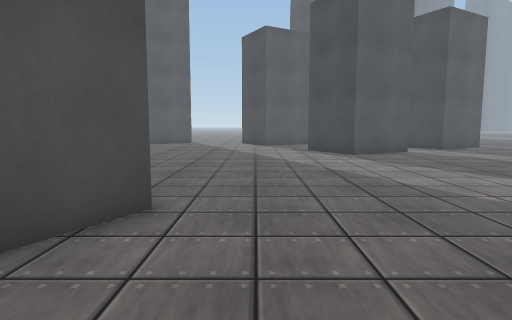
View 1 (above)

24 first-person views from a walk through a Unity game level. The camera is 1.2 m above the floor, tilts 6° down and sees 75° across. The floor is counted in squares, 1 m on a side. Each view is taken from the middle of a square. On the plan, view 1 faces up. The plan holds only what a view shows up to about 14 squares ahead; the rest is blank. The place goes on beyond the plan. Some animated figures are left out. Some surface patterns are stand-ins.

View 2
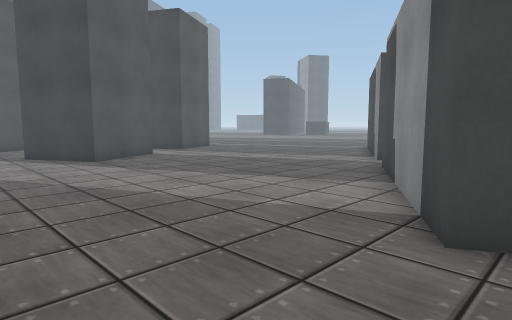

View 3
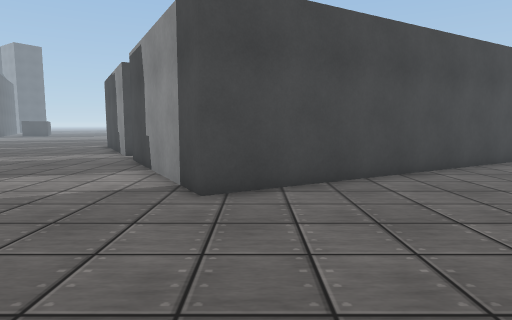

View 4
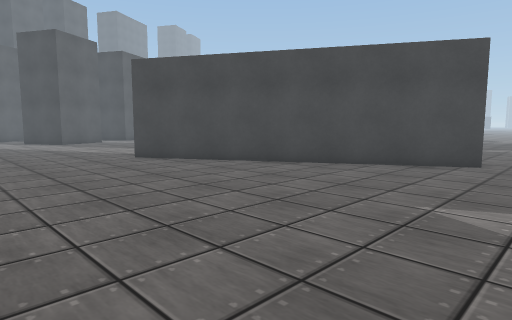

View 5
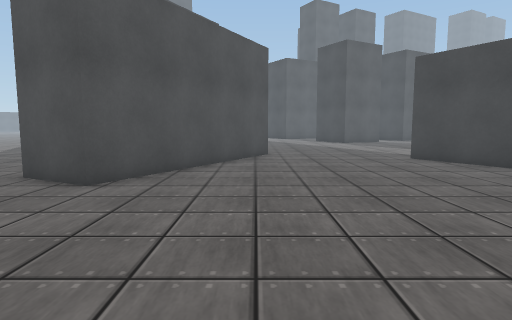

View 6
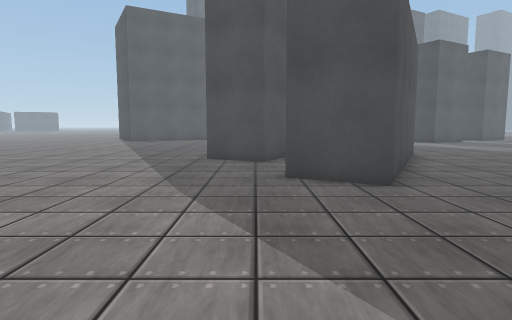

View 7
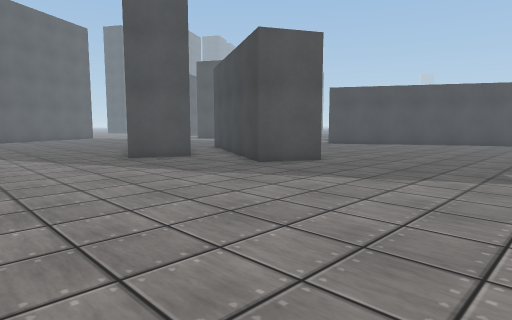

View 8
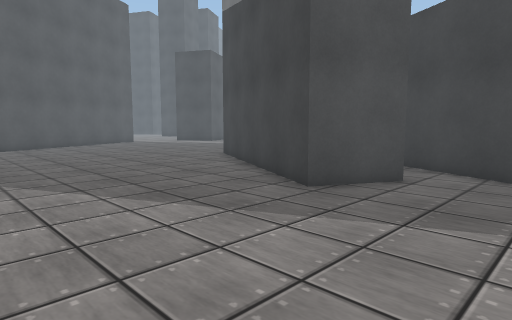

View 9
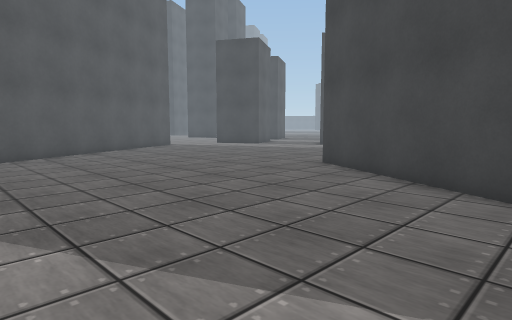

View 10
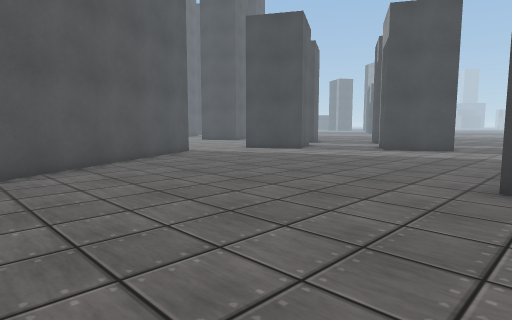

View 11
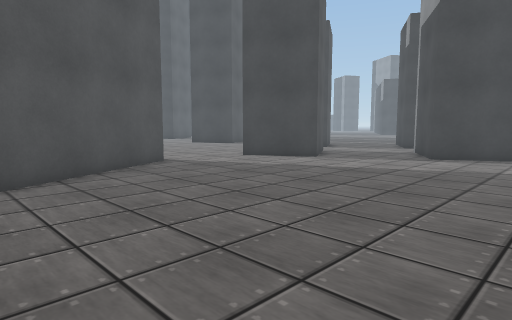

View 12
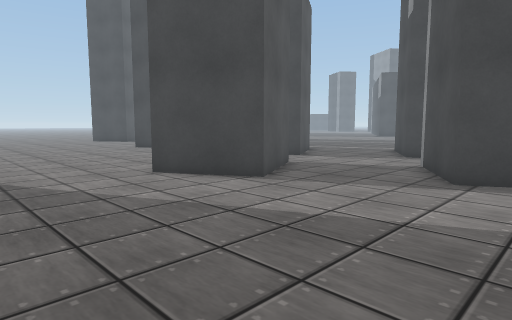

View 13
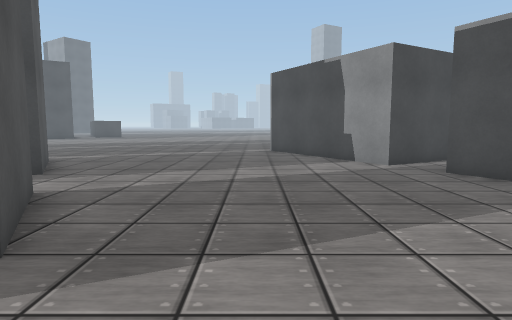

View 14
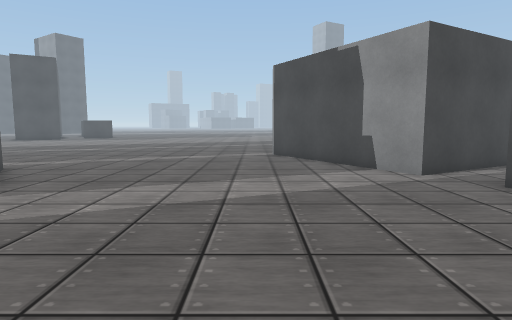

View 15
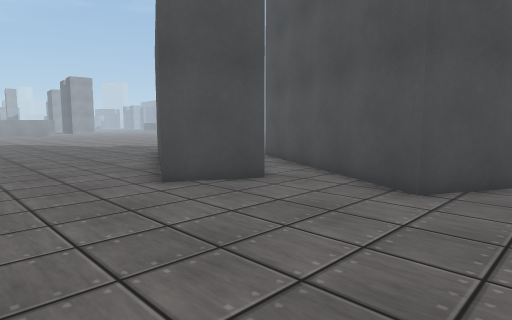

View 16
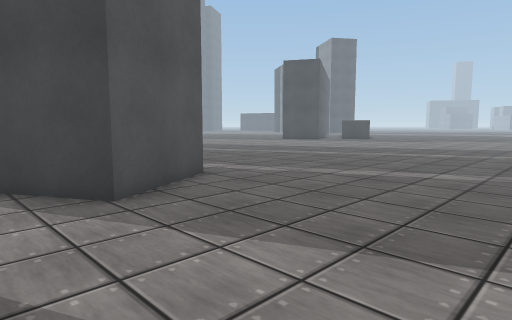

View 17
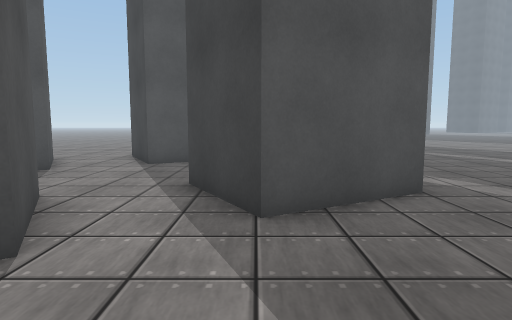

View 18
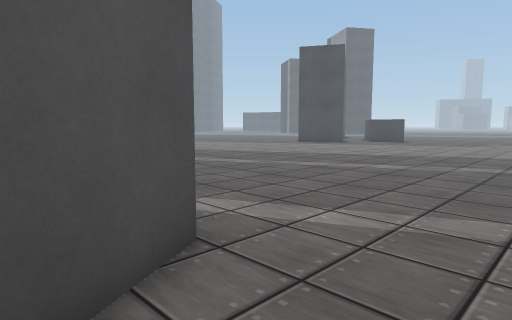

View 19
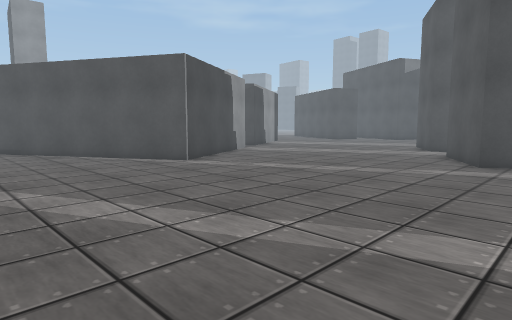

View 20
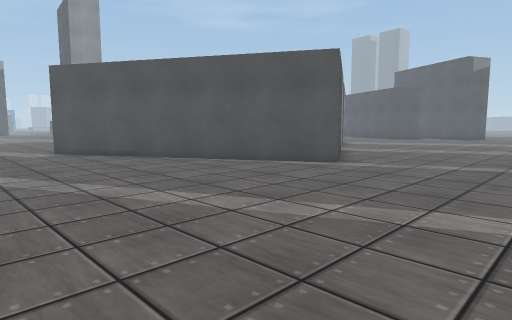

View 21
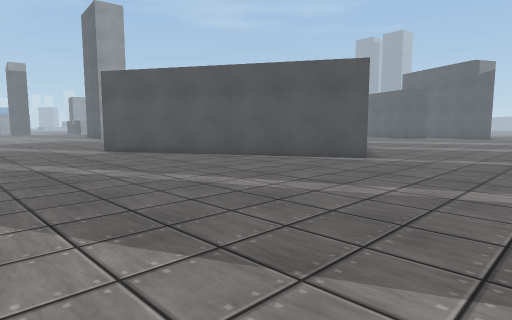

View 22
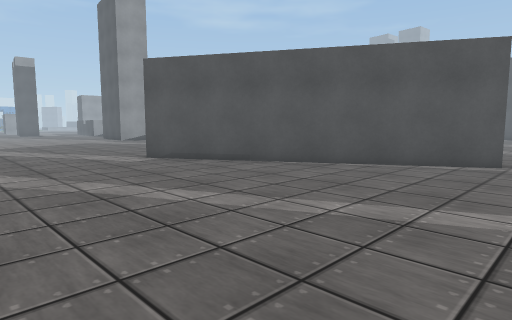

View 23
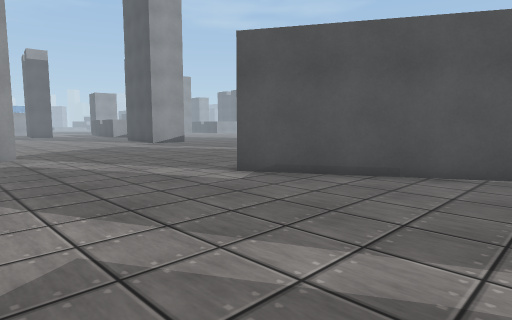

View 24
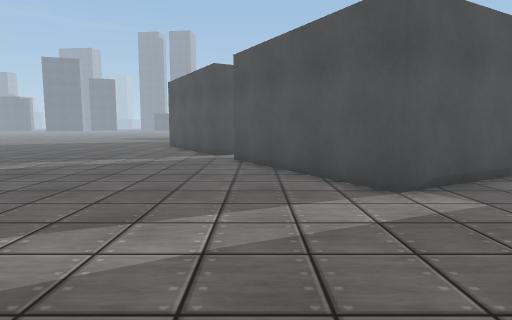

### Floor plan
Points are (right, up) in squares from view 1. A wall is a line through its corners. A room is listed if a view was taken in it or the views show most of it. See-through windows are left out.
Room 1 (views 1, 2, 3, 4, 5, 6, 7, 8, 9, 10, 11, 12, 13, 14, 15, 16, 17, 18, 19, 20, 21, 22, 23, 24)
walls: (12.9, 3.5) (10.9, 7) (16.7, 10.3) (22.2, 0.5) (16.4, -2.8); (3.9, 13.3) (2.5, 15.9) (5.4, 17.5) (6.8, 14.9) (3.9, 13.3); (-3.5, 5.8) (-1.5, 4.7) (-5.3, -2.5) (-7.3, -1.4) (-5.1, 2.8); (-3.9, 9) (-7.8, 1.8) (-9.7, 2.8) (-5.9, 10.1) (-3.9, 9); (11.6, 18.5) (12, 17.8) (9.1, 16.2) (7.6, 18.8) (9.2, 19.6); (14.9, -3.6) (13.9, -4.2); (9.1, -7) (3.6, 2.9) (9.4, 6.2); (6.8, 22.8) (5.7, 22.2) (4.9, 23.5); (2, 23.5) (3.4, 20.9) (0.5, 19.3) (-0.9, 21.8); (-4.3, 22.1) (-13.4, 17); (25.7, -6.7) (26.3, -6.5)

Positions as (right, up) in squares from view 1, and headings:
1: (0, 0), facing up
2: (0, 2), facing up-right
3: (-2, 2), facing right
4: (-2, -9), facing up-right
5: (-2, -9), facing up
6: (-8, -9), facing up
7: (-15, -9), facing up-right
8: (-15, -1), facing up-right
9: (-15, 4), facing up-right
10: (-13, 9), facing up-right
11: (-10, 12), facing up-right
12: (-5, 14), facing up-right
13: (1, 11), facing right
14: (3, 11), facing right
15: (2, 11), facing down-left
16: (7, 11), facing up-right
17: (9, 12), facing up
18: (10, 15), facing up-right
19: (23, 20), facing down-left
20: (26, 16), facing down-left
21: (28, 16), facing down-left
22: (28, 12), facing down-left
23: (28, 7), facing down-left
24: (28, -2), facing left
